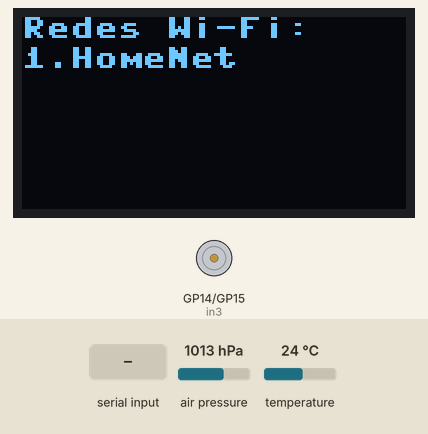
The program below on a simulated Raspberry Pi Pico running MicroPython. Parts: 128×64 one-colour display, motor-driver pin pairs drawn as motors (green arrow = first pin HIGH = forward, orange = second pin HIGH = backward, longer = more drive, scaled by the enable pin). The test bench sets the inputs (shaded band); at power-on: air pressure 1013 hPa, temperature 24 °C. WiFi joins after 1.5 s; no MQTT or app messages arrive unless stated; web requests get an empty 200 reply after 0.4 s; a WiFi scan finds one network, HomeNet; the clock reads 2024-03-15 10:24:30 at power-on unless the program sets it; library files of the repository ran but are not shown: bmp280.py, ssd1306.py; what the program prints to the serial console is not drawn.

Above: at 3.2 s.
3.3 s: "1" typed at the serial console, then Enter
4.8 s: "5" typed at the serial console, then Enter
At 6.0 s:
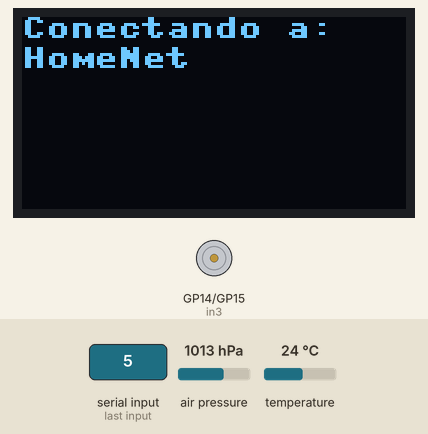
At 8.3 s:
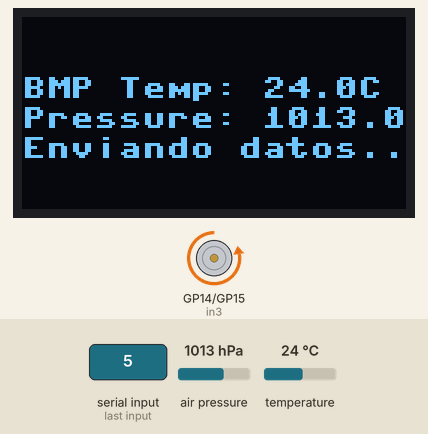
Timing chart, 0 to 11.4 s (numbered marks = the images above; inputs shaded):
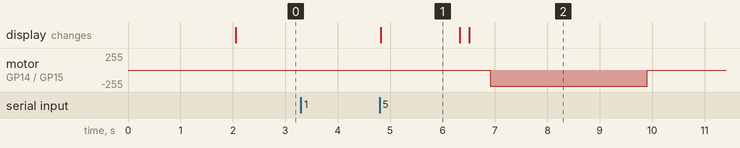

The program:

main.py
```python
import machine, network, time
from machine import Pin, SoftI2C, I2C, PWM
from bmp280 import BMP280
import ssd1306
from umqtt.robust import MQTTClient  # Importar MQTTClient
import urequests  # Biblioteca para solicitudes HTTP

# Configuración del bus I2C para BMP280 y OLED
bus_bmp = I2C(0, sda=Pin(0), scl=Pin(1))  # Bus I2C para el BMP280
i2c_oled = SoftI2C(scl=Pin(3), sda=Pin(2))  # Bus I2C para la OLED

# Configuración de la pantalla OLED
oled_width = 128
oled_height = 64
oled = ssd1306.SSD1306_I2C(oled_width, oled_height, i2c_oled)

# Configuración del sensor BMP280
bmp = BMP280(bus_bmp, addr=0x77)

# Configuración de MQTT
mqtt_host = "mqtt3.thingspeak.com"
mqtt_channel_id = "2775818"  # Reemplaza con tu Channel ID
mqtt_publish_topic = f"channels/{mqtt_channel_id}/publish"
mqtt_client_id = "DygnXXXXXXXXXXXX"  # Client ID proporcionado
mqtt_username = "DygnXXXXXXXXXXXXX"  # Username proporcionado
mqtt_password = "HSw1XXXXXXXXXXXXX"  # Reemplaza con el password completo proporcionado

# Inicializar el cliente MQTT
mqtt_client = MQTTClient(
    client_id=mqtt_client_id,
    server=mqtt_host,
    port=1883,  # Puerto estándar de MQTT
    user=mqtt_username,
    password=mqtt_password
)

# Configuración del motor L298N
in3 = Pin(14, Pin.OUT)  # IN3 conectado al GPIO 14
in4 = Pin(15, Pin.OUT)  # IN4 conectado al GPIO 15
enb = PWM(Pin(13))      # ENB conectado al GPIO 13 para control PWM
enb.freq(1000)          # Configuración de la frecuencia PWM a 1 kHz

# Funciones del motor
def motor_forward(speed):
    in3.high()          # IN3 a alto
    in4.low()           # IN4 a bajo
    enb.duty_u16(speed) # Establecer velocidad del motor (0-65535 para el ciclo de trabajo)

def motor_backward(speed):
    in3.low()           # IN3 a bajo
    in4.high()          # IN4 a alto
    enb.duty_u16(speed) # Establecer velocidad del motor (0-65535 para el ciclo de trabajo)

def motor_stop():
    in3.low()           # Detener motor
    in4.low()           # Detener motor
    enb.duty_u16(0)     # Deshabilitar motor (establecer ciclo de trabajo PWM a 0)

# Conexión Wi-Fi
def conectar_wifi(ssid, password):
    wlan = network.WLAN(network.STA_IF)
    wlan.active(True)
    wlan.connect(ssid, password)

    # Esperar conexión
    oled.fill(0)
    oled.text("Conectando a:", 0, 0)
    oled.text(ssid, 0, 10)
    oled.show()

    tiempo_inicio = time.time()
    while not wlan.isconnected():
        if time.time() - tiempo_inicio > 10:  # Tiempo de espera máximo
            raise OSError("No se pudo conectar a la red Wi-Fi")

    print("Conexion establecida")
    oled.fill(0)
    oled.text("Conexion establecida", 0, 0)
    oled.text(f"IP: {wlan.ifconfig()[0]}", 0, 10)
    oled.show()

# Escanear redes Wi-Fi y permitir selección
def escanear_redes():
    wlan = network.WLAN(network.STA_IF)
    wlan.active(True)
    redes = wlan.scan()  # Escanear redes disponibles

    # Mostrar las primeras 4 redes en la OLED
    oled.fill(0)
    oled.text("Redes Wi-Fi:", 0, 0)
    for i, red in enumerate(redes[:4]):
        oled.text(f"{i+1}.{red[0].decode()}", 0, 10 + i * 10)
    oled.show()

    # Mostrar redes en la terminal
    print("Redes Wi-Fi disponibles:")
    for i, red in enumerate(redes[:4]):
        print(f"{i+1}. {red[0].decode()}")

    # Seleccionar una red
    seleccion = int(input("Selecciona una red (1-4): ")) - 1
    ssid = redes[seleccion][0].decode()
    password = input(f"Introduce la contraseña para {ssid}: ")

    return ssid, password

# Publicar datos en MQTT
def publicar_datos(temp, pres):
    # Crear el mensaje en el formato ThingSpeak
    mensaje = f"field1={temp}&field2={pres}"
    print(f"Publicando: {mensaje}")
    mqtt_client.publish(mqtt_publish_topic, mensaje)

    # Mensaje en la terminal indicando que se envió el mensaje
    print("Mensaje enviado a ThingSpeak")

# Enviar datos a Google Sheets
def enviar_a_google_sheets(temp, pres):
    url = "https://script.google.com/macros/s/AKfycbXXXXXXXXXXXXXXXXXXXXXXXXXXXXXXXXXXXXXXXXXXXXX"
    headers = {"Content-Type": "application/json"}
    data = {"temperature": temp, "pressure": pres}
    print(f"Enviando datos a Google Sheets: {data}")
    try:
        response = urequests.post(url, json=data, headers=headers)
        print(f"Respuesta del servidor: {response.text}")
        response.close()
    except Exception as e:
        print(f"Error al enviar datos: {e}")

# Configuración del intervalo de publicaciones (5 segundos)
ultima_peticion = 0
intervalo_peticiones = 5

# Variables para controlar el movimiento del motor
mover_hacia_adelante = False
mover_hacia_atras = False

try:
    # Escanear y conectar a Wi-Fi
    ssid, password = escanear_redes()
    conectar_wifi(ssid, password)

    # Conectar al broker MQTT
    mqtt_client.connect()
    print("Conectado al broker MQTT")

    while True:
        if (time.time() - ultima_peticion) > intervalo_peticiones:
            # Leer datos del sensor BMP280
            temperatura = bmp.temperature
            presion = bmp.pressure / 100  # Convertir a hPa

            # Redondear valores
            temp = round(temperatura, 1)
            pres = round(presion, 1)

            # Mostrar datos en la OLED
            oled.fill(0)
            oled.text('BMP Temp: {:.1f}C'.format(temp), 0, 20)
            oled.text('Pressure: {:.1f}hPa'.format(pres), 0, 30)
            oled.text('Enviando datos...', 0, 40)
            oled.show()

            # Publicar datos a ThingSpeak mediante MQTT
            publicar_datos(temp, pres)

            # Enviar datos a Google Sheets
            enviar_a_google_sheets(temp, pres)

            # Lógica para mover el motor basado en la temperatura
            if temp >= 30 and not mover_hacia_adelante:
                motor_forward(62768)  # 50% de velocidad (valor PWM)
                mover_hacia_adelante = True  # Evitar múltiples movimientos hacia adelante
                mover_hacia_atras = False  # Resetear el movimiento hacia atrás
                print("Moviendo hacia adelante por 3 segundos...")
                time.sleep(3)  # Mover durante 3 segundos
                motor_stop()  # Detener motor

            elif temp <= 30 and not mover_hacia_atras:
                motor_backward(62768)  # 50% de velocidad (valor PWM)
                mover_hacia_atras = True  # Evitar múltiples movimientos hacia atrás
                mover_hacia_adelante = False  # Resetear el movimiento hacia adelante
                print("Moviendo hacia atrás por 3 segundos...")
                time.sleep(3)  # Mover durante 3 segundos
                motor_stop()  # Detener motor

            ultima_peticion = time.time()

except OSError as e:
    oled.fill(0)
    oled.text("Error de Wi-Fi", 0, 0)
```

Measured:
- after the input at 3.3 s, every drawn part: stays the same
- after the input at 4.8 s, motor on GP14 (in3) / GP15 (in4): stopped → backward 244/255 after 2.1 s, → stopped 3.0 s later; the display: changes at once (image 1)
- what the display in image 1 shows lasts 1.5 s, from 4.8 s to 6.3 s
